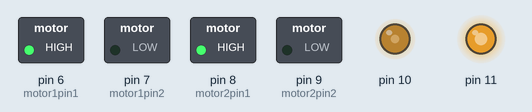
Simulated run of this sketch. Board: Arduino Uno, built with avr-gcc and run on an emulated ATmega328P. Shown: switched loads named in the sketch (green lamp = pin HIGH), output pins drawn as LEDs (lit = HIGH).

Above: at 0.05 s.
At 1.95 s:
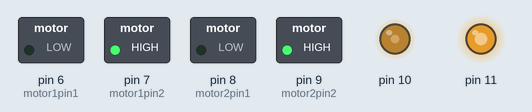
Timing chart, 0 to 3.0 s (numbered marks = the images above):
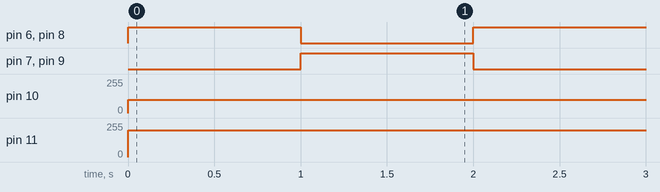

Measured:
- by itself, pin 6 (motor1pin1), pin 7 (motor1pin2), pin 8 (motor2pin1), pin 9 (motor2pin2): alternates HIGH for 1.0 s and LOW for 1.0 s
- by itself, pin 10: 0/255 → 100/255 at 0.00 s
- by itself, pin 11: 0/255 → 200/255 at 0.00 s

The sketch:

Code_with_speed_control.ino
```cpp
int motor1pin1 = 6;
int motor1pin2 = 7;

int motor2pin1 = 8;
int motor2pin2 = 9;

void setup() {
  // put your setup code here, to run once:
  pinMode(motor1pin1, OUTPUT);
  pinMode(motor1pin2, OUTPUT);
  pinMode(motor2pin1, OUTPUT);
  pinMode(motor2pin2, OUTPUT);

  pinMode(10, OUTPUT);
  pinMode(11, OUTPUT);
}

void loop() {
  // put your main code here, to run repeatedly:

  //Controlling speed (0 = off and 255 = max speed):
  analogWrite(10, 100); //ENA pin
  analogWrite(11, 200); //ENB pin

  //Controlling spin direction of motors:
  digitalWrite(motor1pin1, HIGH);
  digitalWrite(motor1pin2, LOW);

  digitalWrite(motor2pin1, HIGH);
  digitalWrite(motor2pin2, LOW);
  delay(1000);

  digitalWrite(motor1pin1, LOW);
  digitalWrite(motor1pin2, HIGH);

  digitalWrite(motor2pin1, LOW);
  digitalWrite(motor2pin2, HIGH);
  delay(1000);
}
```
